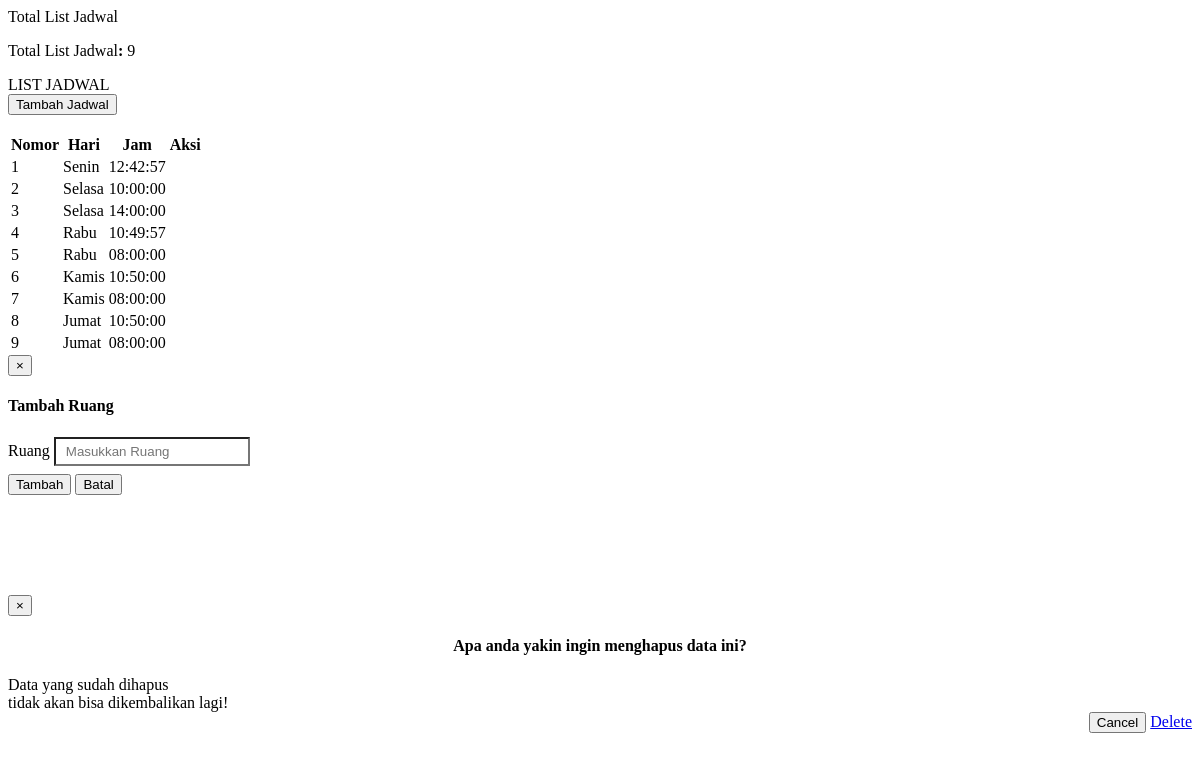
Page /dosen/admin-master/jadwal/list-jadwal.php on the committed database.
### tables this page shows
CREATE TABLE `detail_ruang` (
  `id_jadwal` int(11) NOT NULL,
  `hari` varchar(100) DEFAULT NULL,
  `jam` time DEFAULT NULL
);

### dosen/admin-master/jadwal/list-jadwal.php (the view, shortened to what this page needs)
      <?php
$select_detail_ruang = mysqli_query($koneksi,"SELECT * FROM detail_ruang");
?>
<div class="list-jenis">
	<div class="row">
	 <div class="col-sm-2">
	  <section class="panel panel-default">
	   <div class="panel panel-heading">Total List Jadwal</div>
		<div class="panel panel-body">
			<p>Total List Jadwal<b>:</b>
			<?php
				echo mysqli_num_rows($select_detail_ruang);
			?>
			</p>
		</div>
	 </div>
	 <div class="col-sm-10">
	  <section class="panel panel-default">
		<header class="panel-heading">LIST JADWAL</header>
		<div class="panel-body">
		 <nav>
			<button type="button" data-target="#ModalAdd" data-toggle="modal" class="btn btn-warning">
			 <i class="fa fa-plus"></i> Tambah Jadwal
			</button>
		 </nav>
		 <br>
		 <div class="table-responsive">
		  <table class="table table-bordered" id="example">
			<thead>
			 <tr>
			  <th>
			   Nomor
			  </th>
			  <th>
			   Hari
			  </th>
			  <th>
			   Jam
			  </th>
			  <th>
			   Aksi
			  </th>
			 </tr>
			</thead>
			<tbody>
			<?php
			$no = 1;
			while($row_detail_ruang = mysqli_fetch_array($select_detail_ruang)){
			  echo '<tr>';
			  echo '<td>'.$no++.'</td>';
			  echo '<td>'.$row_detail_ruang['hari'].'</td>';
			  echo '<td>'.$row_detail_ruang['jam'].'</td>';
			  echo "<td><a href='?hal=admin-master/jadwal/edit-jadwal&id_jadwal=".$row_detail_ruang['id_jadwal']."' class='btn btn-warning' role='button'><i class='glyphicon glyphicon-pencil'></i></a>
                        <a href='#modal_delete' data-id='".$row_detail_ruang['id_jadwal']."' data-toggle='modal' class='btn btn-danger buang' role='button'><i class='glyphicon glyphicon-trash'></i></a>
					</td>";
			  echo '</tr>';
			 }
			?>
			</tbody>
			</table>
		 </div>
		</div>
	  </section>
	 </div>
	</div>
</div>
		<div id="ModalAdd" class="modal fade" tabindex="-1" role="dialog">
			<div class="modal-dialog">
				<div class="modal-content">
					<div class="modal-header">
						<button type="button" class="close" data-dismiss="modal" aria-label="Close"><span aria-hidden="true">&times;</span></button>
						<h4 class="modal-title">Tambah Ruang</h4>
					</div>
					<div class="modal-body">
						<form action="" name="modal_popup" method="post">
							<label for="ruang">Ruang</label>
							<input name="nama_ruang" type="text" id="ruang" class="form-control" placeholder="Masukkan Ruang" required />
							<br>
							<div class="modal-footer">
								<button class="btn btn-default" name="tambah" type="submit">
									Tambah
								</button>
								<button type="reset" class="btn btn-danger" data-dismiss="modal" aria-hidden="true">
									Batal
								</button>
							</div>
						</form>
					</div>
				</div>
			</div>
		</div>
		<div class="modal fade" id="modal_delete">
			<div class="modal-dialog">
				<div class="modal-content" style="margin-top:100px;">
					<div class="modal-header">
						<button type="button" class="close" data-dismiss="modal" aria-hidden="true">&times;</button>
						<h4 class="modal-title" style="text-align:center;">Apa anda yakin ingin menghapus data ini?</h4>
					</div>
                    <div class="modal-body">
					  <div class="alert alert-warning">Data yang sudah dihapus
					  <br> tidak akan bisa dikembalikan lagi!</div>
					</div>
					<div class="modal-footer" style="margin:0px; border-top:0px; text-align:right;">
						<button type="button" class="btn btn-default" data-dismiss="modal">Cancel</button>
						<a href="#" role="button" class="btn btn-danger" id="delete_link">Delete</a>
					</div>
				</div>
			</div>
		</div>

### dosen/admin-master/jadwal/list-jadwal.php (style rules this page uses)
input[type=text] { background-color: white; padding: 5px 5px 5px 10px; margin-bottom: 8px; }

### rows in the picture
detail_ruang: hari "Senin", jam "12:42:57"
detail_ruang: hari "Selasa", jam "10:00:00"
detail_ruang: hari "Selasa", jam "14:00:00"
detail_ruang: hari "Rabu", jam "10:49:57"
detail_ruang: hari "Rabu", jam "08:00:00"
detail_ruang: hari "Kamis", jam "10:50:00"
detail_ruang: hari "Kamis", jam "08:00:00"
detail_ruang: hari "Jumat", jam "10:50:00"
detail_ruang: hari "Jumat", jam "08:00:00"

### other values in the picture
mysqli_num_rows($select_detail_ruang) "9"
